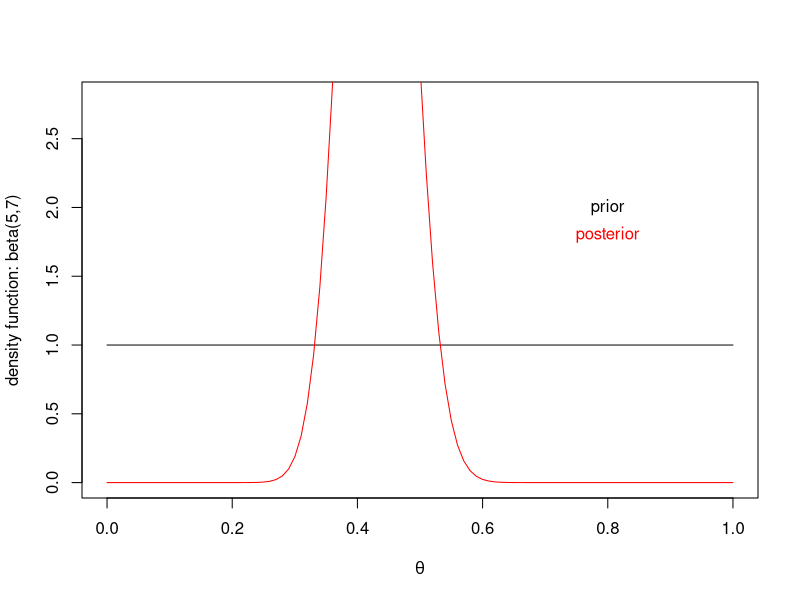

Source code (R):

# Examples 05 Bayesian Inference
# ------------------------------


# Occurence of Nucleotide A in a sequence
# ---------------------------------------

# X: nr. nucleotides A in a certain position of the sequence
# X ~ Bernoulli(theta)


# Prior distribution: theta ~ Beta(a,b) 
# initial hyperparameters: a=1 and b=1
a<-1; b<-1

# Sample 1  (t=sum_xi)
n<-100; x<-43

# Posterior distribution: theta|x ~ Beta(a*,b*)
# Updated hyperparametrs: a*=t+a and b*=n-t+b 
a.star<-x+a; a.star   
b.star<-n-x+b; b.star

s<-seq(0,1,by=0.01)
y<-dbeta(s,a,b)
y.star<-dbeta(s,a.star,b.star)
plot(s,y,type="n",xlim=c(0,1),ylim=c(0,2.8),xlab=expression(theta),ylab="density function: beta(5,7)")
lines(s,y)
lines(s,y.star,col="red")
text(0.8,2,"prior")
text(0.8,1.8,"posterior",col="red")

# theta_mean = a*/(a*+b*)  (posterior mean)
a.star/(a.star+b.star)

# P(theta<=theta_median|x)=0.5 --> theta_median=quantil_0.5  (posterior median)
qbeta(0.5,a.star,b.star)

# theta_mode = (a*-1)/(a*+b*-2)  (posterior mode)
(a.star-1)/(a.star+b.star-2)

# credible interval for theta with alpha=0.05
# lower bound = quantil_0.025
# upper bound = quantil_0.975
qbeta(c(0.025,0.975),a.star,b.star)

